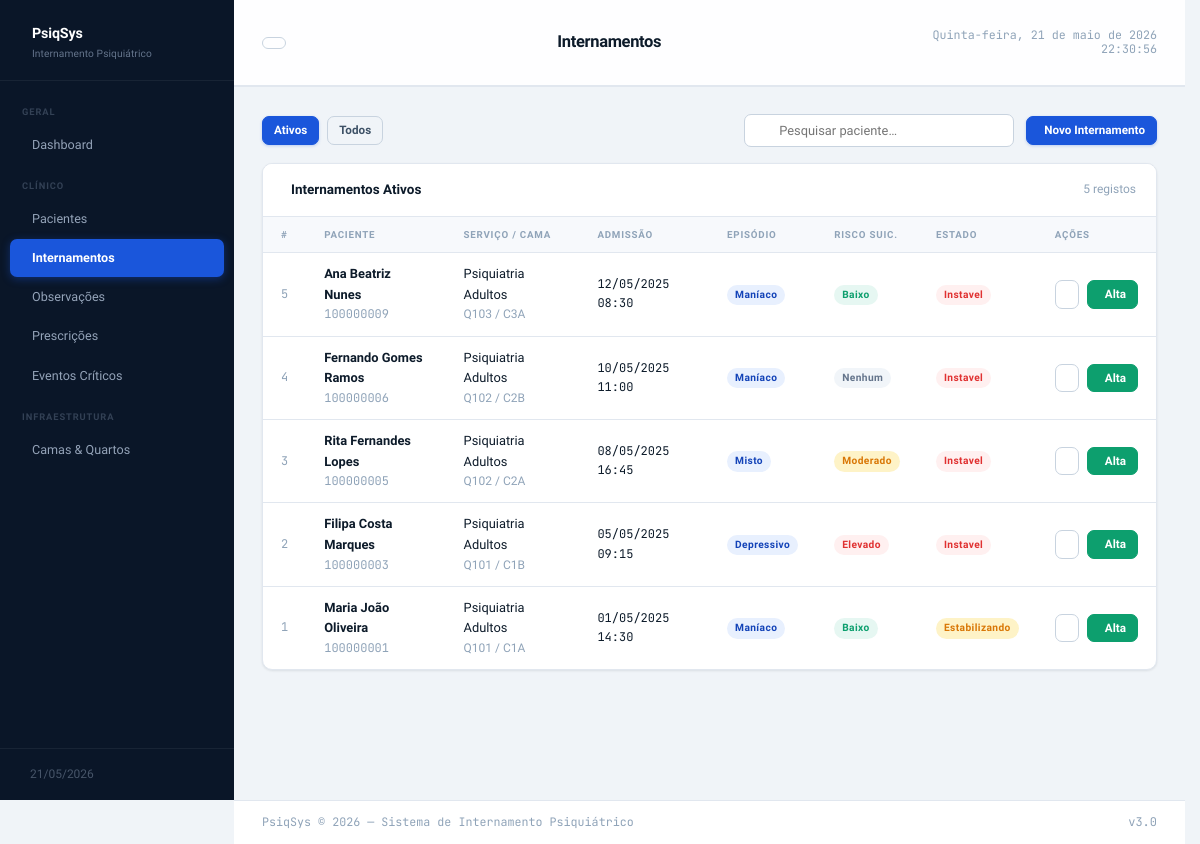
The app's page /internamentos.php with its own data.
### tables this page shows
CREATE TABLE IF NOT EXISTS INTERNAMENTO (
  id_internamento      INT           NOT NULL AUTO_INCREMENT,
  id_paciente          INT           NOT NULL,
  id_cama              INT           NOT NULL,
  data_admissao        DATETIME      NOT NULL,
  motivo_internamento  TEXT          NOT NULL,
  tipo_episodio        ENUM('maníaco','depressivo','misto','hipomaníaco','nao_especificado')
                       NOT NULL,
  risco_suicidario     ENUM('nenhum','baixo','moderado','elevado','iminente')
                       NOT NULL DEFAULT 'nenhum',
  risco_agressividade  ENUM('nenhum','baixo','moderado','elevado')
                       NOT NULL DEFAULT 'nenhum',
  estado_clinico       ENUM('instavel','estabilizando','estavel','alta_prevista')
                       NOT NULL DEFAULT 'instavel',
  data_alta            DATETIME      NULL
                       COMMENT 'NULL = internamento ativo',
  created_at           TIMESTAMP     NOT NULL DEFAULT CURRENT_TIMESTAMP,
  updated_at           TIMESTAMP     NOT NULL DEFAULT CURRENT_TIMESTAMP
                       ON UPDATE CURRENT_TIMESTAMP,
  PRIMARY KEY (id_internamento),
  CONSTRAINT fk_int_paciente
    FOREIGN KEY (id_paciente) REFERENCES PACIENTE (id_paciente)
    ON UPDATE CASCADE ON DELETE RESTRICT,
  CONSTRAINT fk_int_cama
    FOREIGN KEY (id_cama) REFERENCES CAMA (id_cama)
    ON UPDATE CASCADE ON DELETE RESTRICT,
   
  CONSTRAINT chk_data_alta
    CHECK (data_alta IS NULL OR data_alta > data_admissao)
);

CREATE TABLE IF NOT EXISTS PACIENTE (
  id_paciente      INT          NOT NULL AUTO_INCREMENT,
  nome             VARCHAR(150) NOT NULL,
  data_nascimento  DATE         NOT NULL,
  num_utente       CHAR(9)      NOT NULL,
  contacto         VARCHAR(20)  NULL,
  morada           TEXT         NULL,
  ativo            BOOLEAN      NOT NULL DEFAULT TRUE,
  created_at       TIMESTAMP    NOT NULL DEFAULT CURRENT_TIMESTAMP,
  updated_at       TIMESTAMP    NOT NULL DEFAULT CURRENT_TIMESTAMP
                   ON UPDATE CURRENT_TIMESTAMP,
  PRIMARY KEY (id_paciente),
  UNIQUE KEY uk_num_utente (num_utente)
);

CREATE TABLE IF NOT EXISTS SERVICO (
  id_servico   INT           NOT NULL AUTO_INCREMENT,
  nome         VARCHAR(100)  NOT NULL,
  PRIMARY KEY (id_servico)
);

CREATE TABLE IF NOT EXISTS QUARTO (
  id_quarto      INT          NOT NULL AUTO_INCREMENT,
  id_servico     INT          NOT NULL,
  numero_quarto  VARCHAR(10)  NOT NULL,
  PRIMARY KEY (id_quarto),
  CONSTRAINT fk_quarto_servico
    FOREIGN KEY (id_servico) REFERENCES SERVICO (id_servico)
    ON UPDATE CASCADE ON DELETE RESTRICT
);

CREATE TABLE IF NOT EXISTS CAMA (
  id_cama       INT          NOT NULL AUTO_INCREMENT,
  id_quarto     INT          NOT NULL,
  numero_cama   VARCHAR(10)  NOT NULL,
  estado        ENUM('disponivel','ocupada','interdita','manutencao')
                NOT NULL DEFAULT 'disponivel',
  PRIMARY KEY (id_cama),
  CONSTRAINT fk_cama_quarto
    FOREIGN KEY (id_quarto) REFERENCES QUARTO (id_quarto)
    ON UPDATE CASCADE ON DELETE RESTRICT
);

### internamentos.php (the view, shortened to what this page needs)
<?php
require_once 'includes/db.php';
$search  = trim($_GET['q'] ?? '');
$filtro  = $_GET['filtro'] ?? 'ativos';
$where = $filtro === 'todos' ? '' : 'AND i.data_alta IS NULL';
$params = [];
$stmt = $pdo->prepare("
    SELECT i.*, p.nome AS paciente, p.num_utente,
           q.numero_quarto, c.numero_cama, s.nome AS servico
    FROM INTERNAMENTO i
    JOIN PACIENTE p ON p.id_paciente = i.id_paciente
    JOIN CAMA c ON c.id_cama = i.id_cama
    JOIN QUARTO q ON q.id_quarto = c.id_quarto
    JOIN SERVICO s ON s.id_servico = q.id_servico
    WHERE 1=1 $where
    ORDER BY i.data_admissao DESC
    LIMIT 50
");
$stmt->execute($params);
$rows = $stmt->fetchAll();
require_once 'includes/header.php';
?>
<div class="flex items-center justify-between mb-4">
    <div class="flex gap-2">
        <a href="?filtro=ativos<?= $search ? '&q=' . urlencode($search) : '' ?>"
            class="btn <?= $filtro !== 'todos' ? 'btn-primary' : 'btn-outline' ?> btn-sm">Ativos</a>
        <a href="?filtro=todos<?= $search ? '&q=' . urlencode($search) : '' ?>"
            class="btn <?= $filtro === 'todos' ? 'btn-primary' : 'btn-outline' ?> btn-sm">Todos</a>
    </div>
    <div class="flex gap-3 items-center">
        <form method="get" style="display:flex;gap:8px;align-items:center">
            <div class="search-bar">
                <input type="text" name="q" placeholder="Pesquisar paciente…" value="<?= htmlspecialchars($search) ?>">
            </div>
        </form>
        <button class="btn btn-primary btn-sm" onclick="openModal('modal-novo')">
            <i class="ti ti-plus"></i> Novo Internamento
        </button>
    </div>
</div>
<div class="card">
    <div class="card-header">
        <span class="card-title"><i class="ti ti-bed"></i> Internamentos <?= $filtro === 'todos' ? '(todos)' : 'Ativos' ?></span>
        <span class="text-sm text-muted"><?= count($rows) ?> registos</span>
    </div>
    <div class="table-wrap">
        <table>
            <thead>
                <tr>
                    <th>#</th>
                    <th>Paciente</th>
                    <th>Serviço / Cama</th>
                    <th>Admissão</th>
                    <th>Episódio</th>
                    <th>Risco Suic.</th>
                    <th>Estado</th>
                    <th>Ações</th>
                </tr>
            </thead>
            <tbody>
                <?php foreach ($rows as $r): ?>
                    <tr>
                        <td class="mono text-muted"><?= $r['id_internamento'] ?></td>
                        <td>
                            <div class="fw-600"><?= htmlspecialchars($r['paciente']) ?></div>
                            <div class="mono text-sm text-muted"><?= $r['num_utente'] ?></div>
                        </td>
                        <td>
                            <div><?= htmlspecialchars($r['servico']) ?></div>
                            <div class="text-sm text-muted">Q<?= $r['numero_quarto'] ?> / C<?= $r['numero_cama'] ?></div>
                        </td>
                        <td class="mono text-sm"><?= date('d/m/Y H:i', strtotime($r['data_admissao'])) ?></td>
                        <td><span class="badge badge-blue"><?= $r['tipo_episodio'] ?></span></td>
                        <td>
                            <?php
                            $rc = ['nenhum' => 'gray', 'baixo' => 'green', 'moderado' => 'amber', 'elevado' => 'red', 'iminente' => 'red'];
                            echo '<span class="badge badge-' . ($rc[$r['risco_suicidario']] ?? 'gray') . '">' . $r['risco_suicidario'] . '</span>';
                            ?>
                        </td>
                        <td>
                            <?php
                            $ec = ['instavel' => 'red', 'estabilizando' => 'amber', 'estavel' => 'green', 'alta_prevista' => 'cyan'];
                            echo '<span class="badge badge-' . ($ec[$r['estado_clinico']] ?? 'gray') . '">' . $r['estado_clinico'] . '</span>';
                            ?>
                        </td>
                        <td>
                            <div class="flex gap-2">
                                <a href="internamento_detalhe.php?id=<?= $r['id_internamento'] ?>" class="btn btn-outline btn-sm">
                                </a>
                                <?php if (is_null($r['data_alta'])): ?>
                                    <form method="post" onsubmit="return confirm('Confirmar alta clínica?')">
                                        <button class="btn btn-success btn-sm"><i class="ti ti-logout"></i> Alta</button>
                                    </form>
                                <?php else: ?>
                                    <span class="text-sm text-muted mono"><?= date('d/m/Y', strtotime($r['data_alta'])) ?></span>
                                <?php endif; ?>
                            </div>
                        </td>
                    </tr>
                <?php endforeach; ?>
            </tbody>
        </table>
    </div>
</div>
<?php require_once 'includes/footer.php'; ?>

### assets/css/style.css (style rules this page uses)
:root { --bg: #f0f4f8; --surface: #ffffff; --surface-2: #f7f9fc; --surface-3: #eef2f7; --border: #e1e7ef; --border-dark: #c8d3df; --primary: #1a56db; --primary-dark: #1343b8; --primary-light: #e8f0fe; --primary-hover: #1849c6; --text: #0d1b2a; --text-2: #3d5166; --text-3: #8fa3b8; --success: #0d9f6e; --success-bg: #e6f7f2; --warning: #d97706; --warning-bg: #fef3c7; --danger: #e03131; --danger-bg: #fff0f0; --info: #0284c7; --info-bg: #e0f2fe; --sidebar-w: 234px; --topbar-h: 86px; --radius: 10px; --radius-sm: 7px; --radius-xs: 5px; --shadow: 0 1px 3px rgba(13, 27, 42, .06), 0 1px 2px rgba(13, 27, 42, .04); --shadow-md: 0 4px 12px rgba(13, 27, 42, .08), 0 2px 4px rgba(13, 27, 42, .05); --shadow-lg: 0 10px 28px rgba(13, 27, 42, .12), 0 4px 8px rgba(13, 27, 42, .06); --font: 'Plus Jakarta Sans', sans-serif; --mono: 'JetBrains Mono', monospace; --ease: cubic-bezier(0.4, 0, 0.2, 1); --transition: .18s var(--ease); }
*, *::before, *::after { box-sizing: border-box; margin: 0; padding: 0; }
html { font-size: 15px; scrollbar-gutter: stable; }
body { font-family: var(--font); background: var(--bg); color: var(--text); line-height: 1.6; min-height: 100vh; overflow-x: hidden; -webkit-font-smoothing: antialiased; -moz-osx-font-smoothing: grayscale; }
a { color: var(--primary); text-decoration: none; transition: color var(--transition); }
.card { background: var(--surface); border: 1px solid var(--border); border-radius: var(--radius); box-shadow: var(--shadow); overflow: hidden; }
.card-header { padding: 15px 20px; border-bottom: 1px solid var(--border); display: flex; align-items: center; justify-content: space-between; gap: 12px; background: var(--surface); }
.card-title { font-size: .9rem; font-weight: 700; display: flex; align-items: center; gap: 8px; color: var(--text); }
.table-wrap { width: 100%; overflow-x: auto; }
table { width: 100%; min-width: 620px; border-collapse: collapse; font-size: .858rem; }
thead th { text-align: left; padding: 10px 18px; font-size: .65rem; font-weight: 700; letter-spacing: .08em; text-transform: uppercase; color: var(--text-3); background: var(--surface-2); border-bottom: 1px solid var(--border); white-space: nowrap; }
tbody td { padding: 11px 18px; border-bottom: 1px solid var(--border); color: var(--text); vertical-align: middle; }
tbody tr:last-child td { border-bottom: none; }
.badge { display: inline-flex; align-items: center; gap: 3px; padding: 2px 8px; border-radius: 20px; font-size: .68rem; font-weight: 700; letter-spacing: .04em; text-transform: capitalize; white-space: nowrap; }
.badge-blue { background: var(--primary-light); color: var(--primary-dark); }
.badge-green { background: var(--success-bg); color: var(--success); }
.badge-amber { background: var(--warning-bg); color: var(--warning); }
.badge-red { background: var(--danger-bg); color: var(--danger); }
.badge-gray { background: #f1f5f9; color: #64748b; }
.btn { display: inline-flex; align-items: center; gap: 6px; padding: 8px 16px; border-radius: var(--radius-sm); font-family: var(--font); font-size: .858rem; font-weight: 600; cursor: pointer; border: 1px solid transparent; transition: all var(--transition); line-height: 1.4; white-space: nowrap; user-select: none; text-decoration: none; }
.btn-primary { background: var(--primary); color: #fff; border-color: var(--primary); box-shadow: 0 1px 3px rgba(26, 86, 219, .25); }
.btn-success { background: var(--success); color: #fff; border-color: var(--success); }
.btn-outline { background: transparent; color: var(--text-2); border-color: var(--border-dark); }
.btn-sm { padding: 5px 11px; font-size: .78rem; }
.flex { display: flex; }
.items-center { align-items: center; }
.justify-between { justify-content: space-between; }
.gap-2 { gap: 8px; }
.gap-3 { gap: 12px; }
.mb-4 { margin-bottom: 16px; }
.text-sm { font-size: .8rem; }
.text-muted { color: var(--text-3); }
.mono { font-family: var(--mono); font-size: .8rem; }
.fw-600 { font-weight: 600; }
.search-bar { position: relative; width: 270px; }
.search-bar input { width: 100%; padding: 8px 12px 8px 34px; border: 1px solid var(--border-dark); border-radius: var(--radius-sm); font-family: var(--font); font-size: .858rem; background: var(--surface); color: var(--text); transition: border-color var(--transition), box-shadow var(--transition); }

### records on screen
internamento: id_internamento "5", id_paciente.nome "Ana Beatriz Nunes", id_paciente.num_utente "100000009", servico.nome "Psiquiatria Adultos", quarto.numero_quarto "103", id_cama.numero_cama "3A", data_admissao "12/05/2025 08:30", tipo_episodio "Maníaco", risco_suicidario "Baixo", estado_clinico "Instavel"
internamento: id_internamento "4", id_paciente.nome "Fernando Gomes Ramos", id_paciente.num_utente "100000006", servico.nome "Psiquiatria Adultos", quarto.numero_quarto "102", id_cama.numero_cama "2B", data_admissao "10/05/2025 11:00", tipo_episodio "Maníaco", risco_suicidario "Nenhum", estado_clinico "Instavel"
internamento: id_internamento "3", id_paciente.nome "Rita Fernandes Lopes", id_paciente.num_utente "100000005", servico.nome "Psiquiatria Adultos", quarto.numero_quarto "102", id_cama.numero_cama "2A", data_admissao "08/05/2025 16:45", tipo_episodio "Misto", risco_suicidario "Moderado", estado_clinico "Instavel"
internamento: id_internamento "2", id_paciente.nome "Filipa Costa Marques", id_paciente.num_utente "100000003", servico.nome "Psiquiatria Adultos", quarto.numero_quarto "101", id_cama.numero_cama "1B", data_admissao "05/05/2025 09:15", tipo_episodio "Depressivo", risco_suicidario "Elevado", estado_clinico "Instavel"
internamento: id_internamento "1", id_paciente.nome "Maria João Oliveira", id_paciente.num_utente "100000001", servico.nome "Psiquiatria Adultos", quarto.numero_quarto "101", id_cama.numero_cama "1A", data_admissao "01/05/2025 14:30", tipo_episodio "Maníaco", risco_suicidario "Baixo", estado_clinico "Estabilizando"

### other values on screen
$titulo_pagina "Internamentos"
count($rows) "5"
